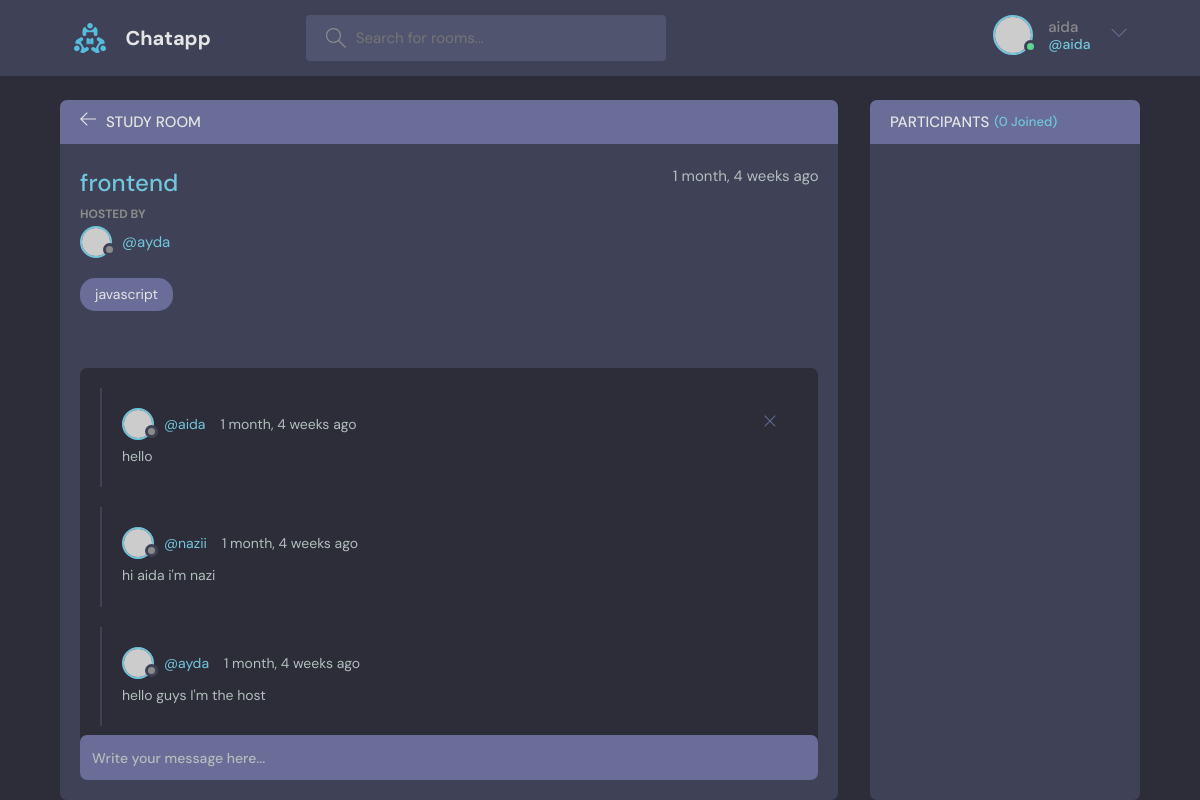
Page /room/7/ (signed in) on the committed database.
### base/models.py (models this page shows, shortened)
class Room(models.Model):
    host=models.ForeignKey(User,on_delete=models.SET_NULL,null=True)
    topic=models.ForeignKey(Topic, on_delete=models.SET_NULL,null=True)
    name=models.CharField(max_length=300)
    description=models.TextField(null=True,blank=True)
    participants=models.ManyToManyField(User,related_name='paricipants',blank=True)
    updated=models.DateTimeField(auto_now=True)
    created=models.DateTimeField(auto_now_add=True)
    class Meta:
        ordering=['-updated','-created']

class Topic(models.Model):
    name=models.CharField(max_length=200)

class Message(models.Model):
    user=models.ForeignKey(User, on_delete=models.CASCADE)
    room=models.ForeignKey(Room,on_delete=models.CASCADE)
    body=models.TextField()
    updated=models.DateTimeField(auto_now=True)
    created=models.DateTimeField(auto_now_add=True)
    class Meta:
        ordering=['-updated','-created']

### base/views.py (the view, shortened to what this page needs)
# urls.py: path('room/<str:pk>/',views.room, name='room'),
def room(request,pk):
    room=Room.objects.get(id=pk)
    room_messages=room.message_set.all().order_by('created')
    participants=room.participants.all()
    context={'room':room,'room_messages':room_messages ,'participants':participants}
    return render(request,'base/room.html',context)

### base/templates/base/room.html (shortened to what this page needs)
{% extends 'main.html'%}
   {% block content%}
    <main class="profile-page layout layout--2">
      <div class="container">
        <div class="room">
          <div class="room__top">
            <div class="room__topLeft">
              <a href="{% url 'home'%}">
                <svg version="1.1" xmlns="http://www.w3.org/2000/svg" width="32" height="32" viewBox="0 0 32 32">
                  <title>arrow-left</title>
                  <path
                    d="M13.723 2.286l-13.723 13.714 13.719 13.714 1.616-1.611-10.96-10.96h27.625v-2.286h-27.625l10.965-10.965-1.616-1.607z"
                  ></path>
                </svg>
              </a>
              <h3>Study Room</h3>
            </div>
          </div>
          <div class="room__box scroll">
            <div class="room__header scroll">
              <div class="room__info">
                <h3>{{room.name}}</h3>
                <span>{{room.created|timesince}} ago</span>
              </div>
              <div class="room__hosted">
                <p>Hosted By</p>
                <a href="{% url 'userProfile' room.host.id %}" class="room__author">
                  <div class="avatar avatar--small">
                    <img src="https://randomuser.me/api/portraits/men/37.jpg" />
                  </div>
                  <span>@{{room.host.username}}</span>
                </a>
              </div>
              <span class="room__topics">{{room.topic.name}}</span>
            </div>
            <div class="room__conversation">
              <div class="threads scroll">
                {% for message in room_messages %}
                <div class="thread">
                  <div class="thread__top">
                    <div class="thread__author">
                      <a href="{% url 'userProfile' message.user.id %}" class="thread__authorInfo">
                        <div class="avatar avatar--small">
                          <img src="https://randomuser.me/api/portraits/men/37.jpg" />
                        </div>
                        <span>@{{message.user.username}}</span>
                      </a>
                      <span class="thread__date">{{message.created|timesince}} ago</span>
                    </div>
                    {% if request.user == message.user%}
                    <a href="{% url 'deleteMessage' message.id %}">
                    <div class="thread__delete">
                      <svg version="1.1" xmlns="http://www.w3.org/2000/svg" width="32" height="32" viewBox="0 0 32 32">
                        <title>remove</title>
                        <path
                          d="M27.314 6.019l-1.333-1.333-9.98 9.981-9.981-9.981-1.333 1.333 9.981 9.981-9.981 9.98 1.333 1.333 9.981-9.98 9.98 9.98 1.333-1.333-9.98-9.98 9.98-9.981z"
                        ></path>
                      </svg>
                    </div>
                  </a>
                    {% endif%}
                  </div>
                  <div class="thread__details">
                    {{message.body}}
                  </div>
                </div>
                {%endfor%}
              </div>
            </div>
          </div>
          <div class="room__message">
            <form action="" method="POST">
              <input name="body" placeholder="Write your message here..." />
            </form>
          </div>
        </div>
        <div class="participants">
          <h3 class="participants__top">Participants <span>({{participants.count}} Joined)</span></h3>
          <div class="participants__list scroll">
          </div>
        </div>
      </div>
    </main>
    {% endblock content %}

### templates/nav.html (shortened to what this page needs)
{% load static%}
<header class="header header--loggedIn">
    <div class="container">
      <a href="{% url 'home' %}" class="header__logo">
        <img src="{% static 'images/logo.svg'%}" />
        <h1>Chatapp</h1>
      </a>
      <form class="header__search" method="GET" action="{% url 'home'%}">
        <label>
          <input name="q" placeholder="Search for rooms..." />
        </label>
      </form>
      <nav class="header__menu">
        {% if request.user.is_authenticated %}
        <div class="header__user">
          <a href="{% url 'updateUser'%}">
            <div class="avatar avatar--medium active">
              <img src="https://randomuser.me/api/portraits/men/37.jpg" />
            </div>
            <p>{{request.user}} <span>@{{request.user}}</span></p>
          </a>
          <button class="dropdown-button">
            <svg version="1.1" xmlns="http://www.w3.org/2000/svg" width="32" height="32" viewBox="0 0 32 32">
              <title>chevron-down</title>
              <path d="M16 21l-13-13h-3l16 16 16-16h-3l-13 13z"></path>
            </svg>
          </button>
        </div>
        {% else %}
        <a href="{% url 'login'%}">
            <img src="{% static 'images/avatar.svg' %}" />
            <p>Login</p>
          </a>
        {%endif%}
      </nav>
    </div>
  </header>

### rows in the picture
Room: name "frontend", created "1 month, 4 weeks", host.username "ayda", topic.name "javascript"
Message: user.username "aida", created "1 month, 4 weeks", body "hello"
Message: user.username "nazii", created "1 month, 4 weeks", body "hi aida i'm nazi"
Message: user.username "ayda", created "1 month, 4 weeks", body "hello guys I'm the host"

### other values in the picture
{{ request.user }} "aida"
{{ participants.count }} "0"
